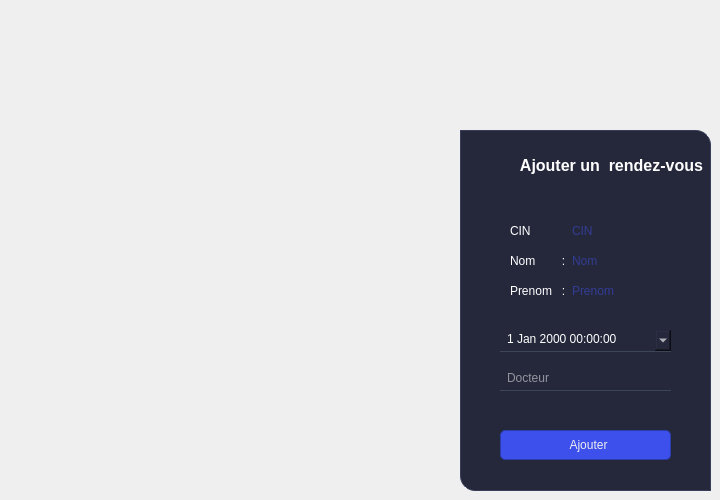
       <widget class="QWidget" name="page_25">
        <widget class="QFrame" name="frame_9">
         <property name="geometry">
          <rect>
           <x>460</x>
           <y>130</y>
           <width>251</width>
           <height>361</height>
          </rect>
         </property>
         <property name="styleSheet">
          <string notr="true">QFrame{
background-color:#25283b;

border-top-right-radius:15px;
border-bottom-left-radius:15px;
border:1px solid  rgb(56, 62, 90);
}
</string>
         </property>
         <property name="frameShape">
          <enum>QFrame::StyledPanel</enum>
         </property>
         <property name="frameShadow">
          <enum>QFrame::Raised</enum>
         </property>
         <widget class="QLineEdit" name="lineEdit_17">
          <property name="enabled">
           <bool>false</bool>
          </property>
          <property name="geometry">
           <rect>
            <x>110</x>
            <y>90</y>
            <width>171</width>
            <height>21</height>
           </rect>
          </property>
          <property name="styleSheet">
           <string notr="true">QLineEdit{
background-color:transparent;
border-radius:none;
border:none;
color:#3d50eb;
}
</string>
          </property>
          <property name="placeholderText">
           <string>CIN</string>
          </property>
         </widget>
         <widget class="QLineEdit" name="lineEdit_21">
          <property name="enabled">
           <bool>false</bool>
          </property>
          <property name="geometry">
           <rect>
            <x>110</x>
            <y>120</y>
            <width>171</width>
            <height>21</height>
           </rect>
          </property>
          <property name="styleSheet">
           <string notr="true">QLineEdit{
background-color:transparent;
border-radius:none;
border:none;
color:#3d50eb;
}
</string>
          </property>
          <property name="placeholderText">
           <string>Nom</string>
          </property>
         </widget>
         <widget class="QLineEdit" name="lineEdit_28">
          <property name="enabled">
           <bool>false</bool>
          </property>
          <property name="geometry">
           <rect>
            <x>110</x>
            <y>150</y>
            <width>171</width>
            <height>21</height>
           </rect>
          </property>
          <property name="styleSheet">
           <string notr="true">QLineEdit{
background-color:transparent;
border-radius:none;
border:none;
color:#3d50eb;

}
</string>
          </property>
          <property name="placeholderText">
           <string>Prenom</string>
          </property>
         </widget>
         <widget class="QLineEdit" name="lineEdit_29">
          <property name="geometry">
           <rect>
            <x>40</x>
            <y>240</y>
            <width>171</width>
            <height>21</height>
           </rect>
          </property>
          <property name="styleSheet">
           <string notr="true">QLineEdit{
background-color:#25283b;
border-radius:none;
border-bottom:1px solid rgb(61, 70, 86);
color:rgb(255, 255, 255);
padding:0 0 4px 5px;
}
QLineEdit:focus{
border-bottom:1px solid #3d50eb;
}</string>
          </property>
          <property name="placeholderText">
           <string>Docteur</string>
          </property>
         </widget>
         <widget class="QDateTimeEdit" name="dateTimeEdit_3">
          <property name="geometry">
           <rect>
            <x>40</x>
            <y>200</y>
            <width>171</width>
            <height>22</height>
           </rect>
          </property>
          <property name="styleSheet">
           <string notr="true">QDateTimeEdit{
background-color:#25283b;
border-radius:none;
border-bottom:1px solid rgb(61, 70, 86);
color:rgb(255, 255, 255);
padding:0 0 4px 5px;
}
QDateTimeEdit:focus{
border-bottom:1px solid #3d50eb;
}</string>
          </property>
          <property name="calendarPopup">
           <bool>true</bool>
          </property>
         </widget>
         <widget class="QLabel" name="label_26">
          <property name="geometry">
           <rect>
            <x>50</x>
            <y>150</y>
            <width>81</width>
            <height>21</height>
           </rect>
          </property>
          <property name="styleSheet">
           <string notr="true">border:none;
color:white;</string>
          </property>
          <property name="text">
           <string>Prenom   :   </string>
          </property>
         </widget>
         <widget class="QLabel" name="label_29">
          <property name="geometry">
           <rect>
            <x>50</x>
            <y>120</y>
            <width>61</width>
            <height>21</height>
           </rect>
          </property>
          <property name="styleSheet">
           <string notr="true">border:none;
color:white;</string>
          </property>
          <property name="text">
           <string>Nom        :</string>
          </property>
         </widget>
         <widget class="QLabel" name="label_30">
          <property name="geometry">
           <rect>
            <x>50</x>
            <y>90</y>
            <width>51</width>
            <height>21</height>
           </rect>
          </property>
          <property name="styleSheet">
           <string notr="true">border:none;
color:white;</string>
          </property>
          <property name="text">
           <string>CIN         :</string>
          </property>
         </widget>
         <widget class="QLabel" name="labelBoxBlenderInstalation_12">
          <property name="geometry">
           <rect>
            <x>-290</x>
            <y>20</y>
            <width>801</width>
            <height>31</height>
           </rect>
          </property>
          <property name="font">
           <font>
            <family>Segoe UI</family>
            <pointsize>12</pointsize>
            <weight>75</weight>
            <bold>true</bold>
           </font>
          </property>
          <property name="styleSheet">
           <string notr="true">color:rgb(255, 255, 255);
background-color: transparent;
border:none;
</string>
          </property>
          <property name="text">
           <string>                                                                               Ajouter un  rendez-vous</string>
          </property>
         </widget>
         <zorder>label_26</zorder>
         <zorder>lineEdit_17</zorder>
         <zorder>lineEdit_21</zorder>
         <zorder>lineEdit_28</zorder>
         <zorder>lineEdit_29</zorder>
         <zorder>dateTimeEdit_3</zorder>
         <zorder>label_29</zorder>
         <zorder>label_30</zorder>
         <zorder>labelBoxBlenderInstalation_12</zorder>
        </widget>
        <widget class="QPushButton" name="ajouter_rendez_2">
         <property name="geometry">
          <rect>
           <x>500</x>
           <y>430</y>
           <width>171</width>
           <height>30</height>
          </rect>
         </property>
         <property name="minimumSize">
          <size>
           <width>150</width>
           <height>30</height>
          </size>
         </property>
         <property name="font">
          <font>
           <family>Segoe UI</family>
           <pointsize>9</pointsize>
          </font>
         </property>
         <property name="cursor">
          <cursorShape>PointingHandCursor</cursorShape>
         </property>
         <property name="styleSheet">
          <string notr="true">QPushButton {
	border: 1px solid rgb(43, 61, 173);
color:rgb(238, 238, 238);
	border-radius: 5px;	
	background-color: #3d50eb;
}
QPushButton:hover {
color:rgb(255, 255, 255);
		background-color: #3d50eb;
		border: 1px solid rgb(55, 74, 213);
}
QPushButton:pressed {	
	background-color: #3d50eb;
	border: 2px solid rgb(43, 50, 61);
}</string>
         </property>
         <property name="text">
          <string>   Ajouter </string>
         </property>
         <property name="icon">
          <iconset>
           <normaloff>../../../health-app/icons/16x16/cil-folder-open.png</normaloff>../../../health-app/icons/16x16/cil-folder-open.png</iconset>
         </property>
        </widget>
       </widget>
